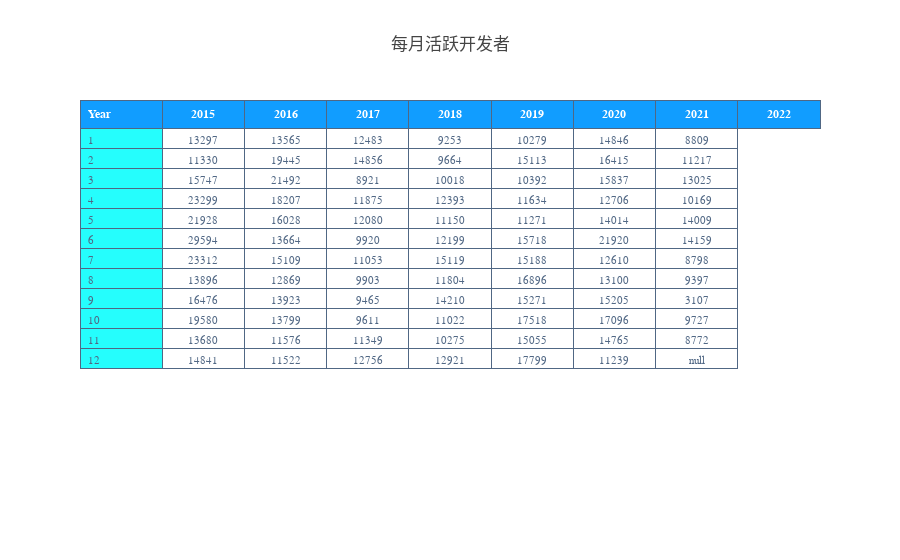

Here is the notebook cell this chart was saved with:
### Code cell
var openDigger = require('../src/open_digger');
var query = openDigger.driver.clickhouse.query;
var startYear = 2015,
  endYear = 2021;
var years = [];
var months = [];
var monthsIndex = [];
var repo_id = 17165658;
for (let y = startYear; y <= endYear; y++) years.push(y)
for (let i = 1; i < 13; i++) monthsIndex.push(i)
for (let y = startYear; y <= endYear; y++) //months.push(m);
    for (let m = 1; m < 13; m ++) {
        if (m < 10)
            months.push(y + '-0' + m)
        else months.push(y + '-' + m)
    }
Promise.all(
    //years.map((year) => {
        months.map((month) => {
        // //console.log(toMonth(${month}))
        // //return query (`select toMonth(now())`)
        // //months.forEach(item => {
        //     console.log(month)
             return query(`select distinct count(actor_id) as cnt from github_log.events where repo_id = ${repo_id} and toString(created_at) like '${month}%' `)
        // })
        //return query(`select created_at from github_log.year${year} where repo_id = ${repo_id} and toString(created_at) like '2016-01%'`)
        //});
    })
).then(
    res=>{
        var data = {}
        //console.log(res);
        var cntArray = [];
        var timeArray = [];
        for (let i = 0;i < res.length;i ++) {
            cntArray.push(res[i][0].cnt)
        }
        for (let y = 2015;y < 2023; y ++){
            for (let m = 1;m < 13;m ++){
                if (m > 9)
                    timeArray.push(y+'-'+m)
                else timeArray.push(y+'-0'+m)
            }
            //console.log(res[i][0].cnt);
            //data[]
        }
        var data = [
            {
              x: timeArray,
              y: cntArray,
              type: 'scatter'
            },
        ];
        //console.log(timeArray)
        // console.log(cntArray)
        //openDigger.render.plotly(data, {title: '每月活跃开发者'});
        var values = []
        values.push(monthsIndex)
        for (let i = 0;i < endYear - startYear + 1; i ++){
            let yearCnt = []
            for (let j = 1;j < 13; j ++){
                let index = i * 12 + j;
                yearCnt.push(cntArray[index])
            }
            values.push(yearCnt)
        }
            
        var data = [{
          type: 'table',
          header: {
            values: [["<b>Year</b>"], ["<b>2015</b>"],
                         ["<b>2016</b>"], ["<b>2017</b>"], ["<b>2018</b>"],["<b>2019</b>"],["<b>2020</b>"],["<b>2021</b>"],["<b>2022</b>"]],
            align: ["left", "center"],
            line: {width: 1, color: '#506784'},
            fill: {color: '#119DFF'},
            font: {family: "Arial", size: 12, color: "white"}
          },
          cells: {
            values: values,
            align: ["left", "center"],
            line: {color: "#506784", width: 1},
             fill: {color: ['#25FEFD', 'white']},
            font: {family: "Arial", size: 11, color: ["#506784"]}
          }
        }]
        openDigger.render.plotly(data, {title: '每月活跃开发者'});
        
    }
)

### Figure 1 — Plotly figure (JSON) as saved in the notebook; plotly's stock layout.template omitted (floating-point values rounded to 4 significant figures)
{"data": [{"cells": {"align": ["left", "center"], "fill": {"color": ["#25FEFD", "white"]}, "font": {"color": ["#506784"], "family": "Arial", "size": 11}, "line": {"color": "#506784", "width": 1}, "values": [[1, 2, 3, 4, 5, 6, 7, 8, 9, 10, 11, 12], ["13297", "11330", "15747", "23299", "21928", "29594", "23312", "13896", "16476", "19580", "13680", "14841"], ["13565", "19445", "21492", "18207", "16028", "13664", "15109", "12869", "13923", "13799", "11576", "11522"], ["12483", "14856", "8921", "11875", "12080", "9920", "11053", "9903", "9465", "9611", "11349", "12756"], ["9253", "9664", "10018", "12393", "11150", "12199", "15119", "11804", "14210", "11022", "10275", "12921"], ["10279", "15113", "10392", "11634", "11271", "15718", "15188", "16896", "15271", "17518", "15055", "17799"], ["14846", "16415", "15837", "12706", "14014", "21920", "12610", "13100", "15205", "17096", "14765", "11239"], ["8809", "11217", "13025", "10169", "14009", "14159", "8798", "9397", "3107", "9727", "8772", null]]}, "header": {"align": ["left", "center"], "fill": {"color": "#119DFF"}, "font": {"color": "white", "family": "Arial", "size": 12}, "line": {"color": "#506784", "width": 1}, "values": [["<b>Year</b>"], ["<b>2015</b>"], ["<b>2016</b>"], ["<b>2017</b>"], ["<b>2018</b>"], ["<b>2019</b>"], ["<b>2020</b>"], ["<b>2021</b>"], ["<b>2022</b>"]]}, "type": "table"}], "layout": {"autosize": true, "title": {"text": "每月活跃开发者"}}}
